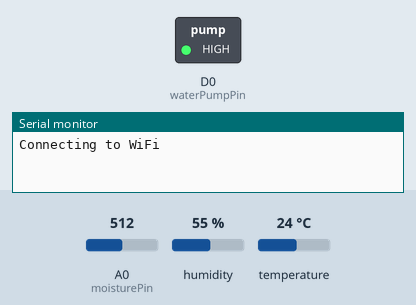
Simulated run of this sketch. Board: ESP8266 (NodeMCU). Shown: switched loads named in the sketch (green lamp = pin HIGH), the last lines printed to the serial monitor. The inputs (shaded band) are chosen by the test bench; at power-on: A0 (moisturePin) = 512, humidity 55 %, temperature 24 °C. WiFi joins after 1.5 s; servers stay silent unless stated; no MQTT or app messages arrive unless stated.

Above: at 0.1 s.
At 1.6 s:
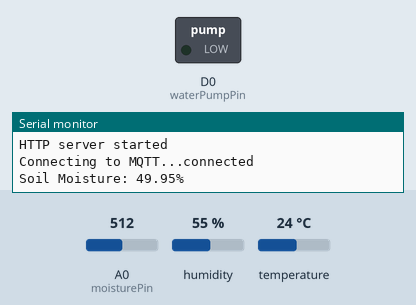
Timing chart, 0 to 3.1 s (numbered marks = the images above):
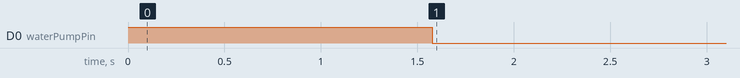

The sketch:

Irrigator.ino
```cpp
#include <Arduino.h> // Библиотека для работы с Arduino
#include <DHT.h> // Библиотека для работы с DHT-сенсорами
#include <ESP8266WiFiMulti.h> // Библиотека для подключения к нескольким Wi-Fi сетям
#include <ESP8266WebServer.h> // Библиотека для работы с HTTP-сервером
#include <PubSubClient.h> // Библиотека для работы с MQTT

// Определения констант для устройства, Wi-Fi и MQTT
#define DEVICE "ESP8266" // Имя устройства
#define WIFI_SSID "SSID" // Имя Wi-Fi сети
#define WIFI_PASSWORD "pass" // Пароль Wi-Fi сети
#define DHTPIN D3 // Пин, к которому подключен DHT-сенсор

#define MQTT_SERVER "192.168.1.34" // IP-адрес MQTT сервера
#define MQTT_PORT 1883 // Порт MQTT сервера
#define MQTT_USER "user" // Имя пользователя MQTT
#define MQTT_PASSWORD "pass" // Пароль MQTT

// Инициализация DHT-сенсора, Wi-Fi и MQTT
DHT dht(DHTPIN, DHT11); // Создание экземпляра DHT-сенсора
ESP8266WiFiMulti wifiMulti; // Поддержка нескольких Wi-Fi сетей
ESP8266WebServer server(80); // HTTP сервер на порту 80
WiFiClient wifiClient; // Wi-Fi клиент для MQTT
PubSubClient mqttClient(wifiClient); // MQTT клиент с использованием Wi-Fi клиента

// Пины для подключения датчиков и управления насосом
const int moisturePin = A0; // Пин для считывания влажности почвы
const int waterPumpPin = D0; // Пин для управления насосом

// Переменные состояния
bool waterPumpOn = false; // Статус насоса (включен/выключен)
bool automaticMode = true; // Режим автоматического полива по умолчанию

// Интервалы для отправки данных и считывания с датчиков
const unsigned long interval = 10000; // Интервал отправки данных в MQTT (10 секунд)
const unsigned long interval1 = 1000; // Интервал считывания данных (1 секунда)

// Переменные для хранения значений датчиков
float m = 0; // Влажность почвы
float h = 0; // Влажность воздуха
float t = 0; // Температура воздуха

// Время последнего выполнения
unsigned long previousMillis = 0; // Время последней отправки данных
unsigned long previousMillis1 = 0; // Время последнего считывания влажности

// Функция для подключения к MQTT broker
void connectMQTT() {
    while (!mqttClient.connected()) { // Пока не подключен
        Serial.print("Connecting to MQTT..."); // Сообщение о попытках подключения
        // Подключение с использованием имени устройства и учетных данных
        if (mqttClient.connect(DEVICE, MQTT_USER, MQTT_PASSWORD)) {
            Serial.println("connected"); // Успешное подключение
        } else {
            Serial.print("failed, rc="); // Ошибка подключения
            Serial.print(mqttClient.state()); // Код ошибки
            delay(2000); // Задержка перед следующей попыткой
        }
    }
}

// Инициализация модулей и создание HTTP сервера
void setup() {
    Serial.begin(115200); // Инициализация последовательного порта
    pinMode(waterPumpPin, OUTPUT); // Установка режима пина насоса на вывод
    digitalWrite(waterPumpPin, HIGH); // Начальное состояние насоса - ВЫКЛ (HIGH - ВЫКЛ, LOW - ВКЛ)
    dht.begin(); // Инициализация DHT-сенсора
    WiFi.mode(WIFI_STA); // Установка режима Wi-Fi в режим клиент
    wifiMulti.addAP(WIFI_SSID, WIFI_PASSWORD); // Добавление сети Wi-Fi

    // Подключение к Wi-Fi
    Serial.print("Connecting to WiFi");
    while (wifiMulti.run() != WL_CONNECTED) { // Ожидание подключения
        Serial.print("."); // Программный индикатор подключения
        delay(500); // Задержка между попытками
    }
    Serial.println("\nWiFi connected"); // Вывод сообщения о подключении

    // Настройка MQTT
    mqttClient.setServer(MQTT_SERVER, MQTT_PORT); // Задание MQTT сервера и порта

    // Установка обработчиков HTTP запросов
    server.on("/", HTTP_GET, handleRoot); // Обработка GET-запросов на корневой странице
    server.on("/toggle-pump", HTTP_POST, []() { // Обработка POST-запроса для переключения насоса
        waterPumpOn = !waterPumpOn; // Переключение состояния насоса
        digitalWrite(waterPumpPin, waterPumpOn ? LOW : HIGH); // Действие насоса в зависимости от состояния
        server.sendHeader("Location", "/"); // Перенаправление обратно на главную страницу
        server.send(303); // HTTP код перенаправления
    });

    server.on("/toggle-mode", HTTP_POST, []() { // Обработка POST-запроса для переключения режима
        toggleMode(); // Переключение режима полива
        server.sendHeader("Location", "/"); // Перенаправление обратно на главную страницу
        server.send(303); // HTTP код перенаправления
    });

    server.begin(); // Запуск HTTP сервера
    Serial.println("HTTP server started"); // Сообщение о запуске сервера
}

// Функция для отправки данных в MQTT
void sendMQTT() {
    // Отправляем значения сенсоров через MQTT
    mqttClient.publish("sensor/temperature", String(t, 2).c_str()); // Температура
    mqttClient.publish("sensor/humidity", String(h, 2).c_str()); // Влажность воздуха
    mqttClient.publish("sensor/moisture", String(m, 2).c_str()); // Влажность почвы

    // Отладочная информация в Serial
    Serial.print("Sent to MQTT: "); // Начало сообщения
    Serial.print("Temperature: "); // Температура
    Serial.print(t, 2);
    Serial.print(", Humidity: "); // Влажность
    Serial.print(h, 2);
    Serial.print(", Moisture: "); // Влажность почвы
    Serial.println(m, 2);
}

// Обработка HTTP запроса на корневой странице
void handleRoot() {
    String page = "<html lang='ru'><head><meta charset='UTF-8'><style>button{padding:10px 20px;font-size:16px;}</style></head><body>";
    page += "<h1>Система автоматического полива (beta)</h1>";
    page += "<p>Температура воздуха: " + String(t) + " C</p>"; // Отображение температуры
    page += "<p>Влажность воздуха: " + String(h) + "%</p>"; // Отображение влажности воздуха
    page += "<p>Влажность почвы: " + String(m) + "%</p>"; // Отображение влажности почвы
    page += "<form action='/toggle-pump' method='post'>"; // Форма для переключения насоса
    page += "<button type='submit' style='background-color:#4CAF50;color:white;padding:10px 20px;font-size:16px;border:none;cursor:pointer;'>";
    // Кнопка переключения насоса с изменением текста
    page += waterPumpOn ? "Выключить полив" : "Включить полив";
    page += "</button>";
    page += "</form>";

    page += "<form action='/toggle-mode' method='post'>"; // Форма для переключения режима
    page += "<button type='submit' style='background-color:#f44336;color:white;padding:10px 20px;font-size:16px;border:none;cursor:pointer;'>";
    // Кнопка переключения режима с изменением текста
    page += automaticMode ? "Ручной режим" : "Автоматический режим";
    page += "</button>";
    page += "</form>";

    page += "</body></html>";

    server.send(200, "text/html", page); // Отправка HTML страницы клиенту
}

// Переключение между ручным и автоматическим режимами управления насосом
void toggleMode() {
    automaticMode = !automaticMode; // Переключение режима
    if (!automaticMode) {
        digitalWrite(waterPumpPin, HIGH); // Выключить насос при ручном режиме
    }
    handleRoot(); // Обновление корневой страницы
}

// Основной цикл выполнения программы
void loop() {
    unsigned long currentMillis = millis(); // Получение текущего времени
    server.handleClient(); // Обработка входящих HTTP-запросов

    // Установите соединение с MQTT, если оно разорвано
    if (!mqttClient.connected()) {
        connectMQTT(); // Подключение к MQTT
    }
    mqttClient.loop(); // Обработка входящих сообщений MQTT

    // Чтение данных с датчиков
    h = dht.readHumidity(); // Считывание влажности воздуха
    t = dht.readTemperature(); // Считывание температуры воздуха
    m = 100.00 - ((analogRead(moisturePin) / 1023.00) * 100.00); // Считывание влажности почвы

    // Отладочная информация о влажности почвы
    if ((unsigned long)(currentMillis - previousMillis1) >= interval1) {
        Serial.print("Soil Moisture: "); // Ввод данных о влажности почвы
        Serial.print(m);
        Serial.println("%");
        previousMillis1 = millis(); // Обновление времени последнего считывания
    }

    // Автоматическое управление насосом
    if (automaticMode) {
        if (m < 50) {
            digitalWrite(waterPumpPin, LOW); // Включить насос, если влажность почвы низкая
        } else if (m >= 50 && m < 55) {
            digitalWrite(waterPumpPin, LOW); // Поддержание работы насоса в границах
        } else {
            digitalWrite(waterPumpPin, HIGH); // Выключить насос, если влажность достаточная
        }
    }

    // Отправка данных в MQTT по истечении интервала
    if ((currentMillis - previousMillis) >= interval) {
        sendMQTT(); // Вызов функции отправки данных в MQTT
        previousMillis = millis(); // Обновление времени последней отправки
    }
}
```

Measured:
- by itself, D0 (waterPumpPin): HIGH → LOW at 1.6 s
